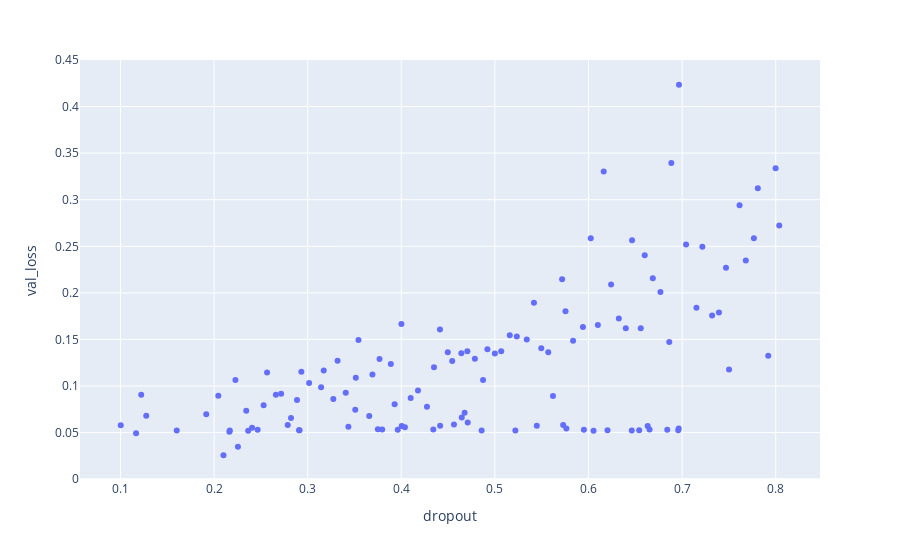

The notebook cell this image was saved under:
### Code cell
import plotly.express as px 

fig = px.scatter(df, x=df['dropout'], y=df['val_loss'])
fig.show()
